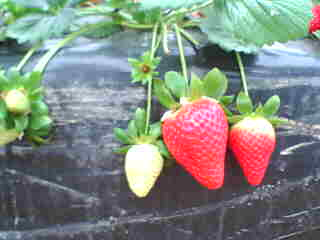
%> input picture Material_Imagenes/01_MuestrasColores/Color1.jpeg, 320 x 240 px; the run also reads 3 pictures not shown here
$ octave Etapa1.m   (GNU Octave 9; MATLAB toolbox functions it lacks are replaced by stand-ins)
%> lines starting %> are read from the running program, lines starting %| are printed output that depends on the picture
### Etapa1/getValoresColores.m
function [valoresColores, codifValoresColores] = getValoresColores(imgSeg, R_norm, G_norm, B_norm, H_norm, S_norm, I_norm, Y_norm, U_norm, V_norm, L_norm, a_norm, b_norm, intensidades)

    codifValoresColores = [];
    valoresColores = [];

    for intensidad = intensidades

        pixOI = imgSeg == intensidad;

        R_OI = R_norm(pixOI);
        G_OI = G_norm(pixOI);
        B_OI = B_norm(pixOI);
        H_OI = H_norm(pixOI);
        S_OI = S_norm(pixOI);
        I_OI = I_norm(pixOI);
        Y_OI = Y_norm(pixOI);
        U_OI = U_norm(pixOI);
        V_OI = V_norm(pixOI);
        L_OI = L_norm(pixOI);
        a_OI = a_norm(pixOI);
        b_OI = b_norm(pixOI);

        if ~isempty(R_OI)
            nuevosValores = [R_OI, G_OI, B_OI, H_OI, S_OI, I_OI, Y_OI, U_OI, V_OI, L_OI, a_OI, b_OI];
            valoresColores = [valoresColores; nuevosValores];
            codifValoresColores = [codifValoresColores; repmat(intensidad, length(R_OI), 1)];
        end

    end
end

### Etapa1/Etapa1.m
%% ETAPA 1: OBTENCIÓN Y ANÁLISIS DE DATOS: PATRONES DE ENTRENAMIENTO

% PASO 1.1: Obtención de muestras de los colores representativos
% de la imagen

clear, clc, close all

addpath("..\Material_Imagenes\01_MuestrasColores\")

img1 = imread("Color1.jpeg");
%> img1 is the input picture: size 240x320x3 uint8; mean R, G, B 130.1, 136.3, 129.2
img2 = imread("Color2.jpeg");
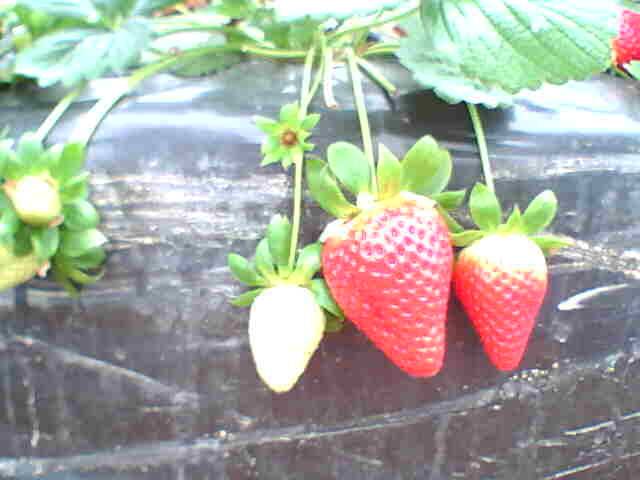
%> input picture Material_Imagenes/01_MuestrasColores/Color2.jpeg, 640 x 480 px
%> img2 is the input picture: size 480x640x3 uint8; mean R, G, B 165.9, 169.6, 159.8
img3 = imread("Color3.jpeg");
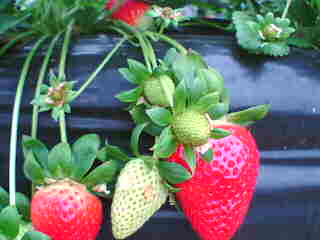
%> input picture Material_Imagenes/01_MuestrasColores/Color3.jpeg, 320 x 240 px
%> img3 is the input picture: size 240x320x3 uint8; mean R, G, B 109, 113.1, 107.3

% 1.- Para cada una de las tres imágenes de color de entrada, obtener
% las matrices R, G, B, H, S, I, Y, U, V, L, a, b

% RGB
R1 = img1(:,:,1);
G1 = img1(:,:,2);
B1 = img1(:,:,3);

R2 = img2(:,:,1);
G2 = img2(:,:,2);
B2 = img2(:,:,3);

R3 = img3(:,:,1);
G3 = img3(:,:,2);
B3 = img3(:,:,3);

% HS
hsv1 = rgb2hsv(img1);
%> hsv1: size 240x320x3 double; mean H, S, V 0.502, 0.262, 0.614
H1 = hsv1(:,:,1);
S1 = hsv1(:,:,2);

hsv2 = rgb2hsv(img2);
%> hsv2: size 480x640x3 double; mean H, S, V 0.48, 0.19, 0.728
H2 = hsv2(:,:,1);
S2 = hsv2(:,:,2);

hsv3 = rgb2hsv(img3);
%> hsv3: size 240x320x3 double; mean H, S, V 0.506, 0.459, 0.579
H3 = hsv3(:,:,1);
S3 = hsv3(:,:,2);

% I
I1 = (double(R1) + double(G1) + double(B1)) / 3;
I2 = (double(R2) + double(G2) + double(B2)) / 3;
I3 = (double(R3) + double(G3) + double(B3)) / 3;

% LAB
lab1 = rgb2lab(img1);
%> lab1: size 240x320x3 double; mean of channels 1, 2, 3 56.3, -2.7, 4.1
L1 = lab1(:,:,1);
a1 = lab1(:,:,2);
b1 = lab1(:,:,3);

lab2 = rgb2lab(img2);
%> lab2: size 480x640x3 double; mean of channels 1, 2, 3 68.9, -2.2, 5.2
L2 = lab2(:,:,1);
a2 = lab2(:,:,2);
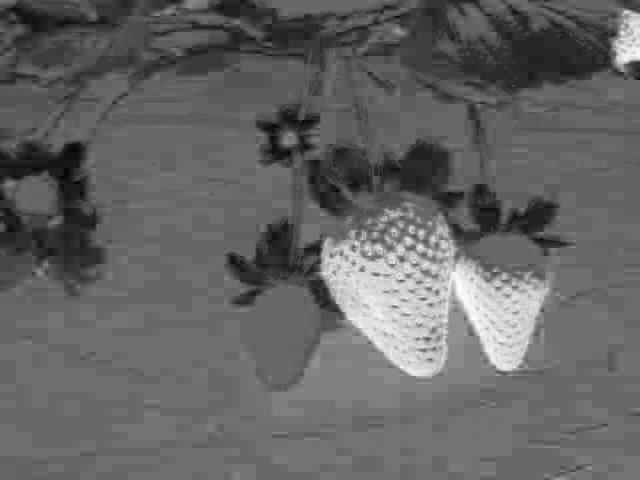
%> a2: size 480x640 double; min -55.87, max 80.18, mean -2.2; drawn with min black and max white
b2 = lab2(:,:,3);
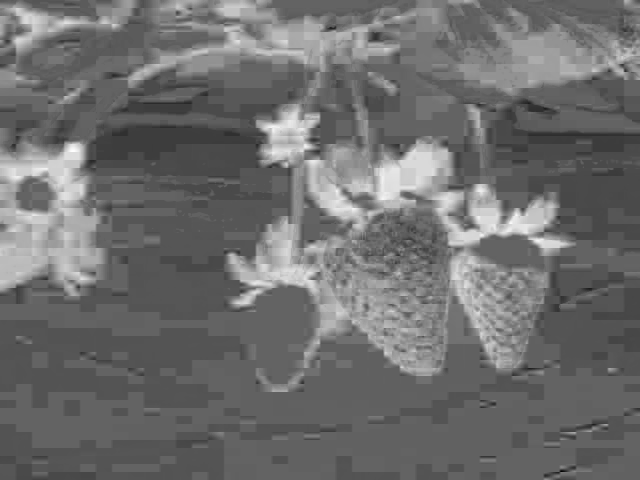
%> b2: size 480x640 double; min -45.32, max 71.37, mean 5.2; drawn with min black and max white

lab3 = rgb2lab(img3);
%> lab3: size 240x320x3 double; mean of channels 1, 2, 3 48.6, -2, 5.5
L3 = lab3(:,:,1);
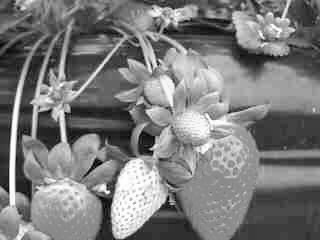
%> L3: size 240x320 double; min 0.175, max 99.88, mean 48.6; drawn with min black and max white
a3 = lab3(:,:,2);
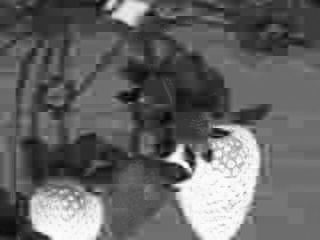
%> a3: size 240x320 double; min -57.3, max 82.23, mean -2; drawn with min black and max white
b3 = lab3(:,:,3);
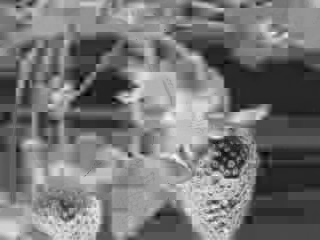
%> b3: size 240x320 double; min -44.96, max 64.03, mean 5.5; drawn with min black and max white


% 2.- Obtener las matrices anteriores (R, G, B, H, S, I, Y, U, V, L, a, b)
% normalizadas en el rango 0-1

R1_norm = double(R1) / 255;
G1_norm = double(G1) / 255;
B1_norm = double(B1) / 255;

R2_norm = double(R2) / 255;
G2_norm = double(G2) / 255;
B2_norm = double(B2) / 255;

R3_norm = double(R3) / 255;
G3_norm = double(G3) / 255;
B3_norm = double(B3) / 255;

H1_norm = H1;
S1_norm = S1;

H2_norm = H2;
S2_norm = S2;

H3_norm = H3;
S3_norm = S3;

I1_norm = I1 / 255;
I2_norm = I2 / 255;
I3_norm = I3 / 255;

% YUV

Y1 = 0.299*R1_norm + 0.587*G1_norm + 0.114*B1_norm;
U1 = 0.493*(B1_norm-Y1);
V1 = 0.877*(R1_norm-Y1);

Y2 = 0.299*R2_norm + 0.587*G2_norm + 0.114*B2_norm;
U2 = 0.493*(B2_norm-Y2);
V2 = 0.877*(R2_norm-Y2);

Y3 = 0.299*R3_norm + 0.587*G3_norm + 0.114*B3_norm;
U3 = 0.493*(B3_norm-Y3);
V3 = 0.877*(R3_norm-Y3);

%

Y1_norm = Y1;
U1_norm = mat2gray(U1,[-0.436 0.436]);
V1_norm = mat2gray(V1,[-0.615 0.615]);

Y2_norm = Y2;
U2_norm = mat2gray(U2,[-0.436 0.436]);
V2_norm = mat2gray(V2,[-0.615 0.615]);

Y3_norm = Y3;
U3_norm = mat2gray(U3,[-0.436 0.436]);
V3_norm = mat2gray(V3,[-0.615 0.615]);

L1_norm = double(L1) / 100;
a1_norm = mat2gray(a1,[-128 127]);
b1_norm = mat2gray(b1,[-128 127]);

L2_norm = double(L2) / 100;
a2_norm = mat2gray(a2,[-128 127]);
b2_norm = mat2gray(b2,[-128 127]);

L3_norm = double(L3) / 100;
a3_norm = mat2gray(a3,[-128 127]);
b3_norm = mat2gray(b3,[-128 127]);


% 3.- Generar la matriz ValoresColores, compuesta por los valores
% normalizados R, G, B, H, S, I, Y, U, V, L, a, b, en los píxeles
% etiquetados de todas las imágenes marcadas manualmente.

% Además, se debe generar el vector CodifValoresColores, que especificará
% la codificación del color al que corresponden las filas de las matrices
% de datos anteriores.

ValoresColores = [];
CodifValoresColores = [];

intensidades = [255, 128, 64, 32];

img1Seg = imread("Color1_MuestraColores.tif");
img2Seg = imread("Color2_MuestraColores.tif");
img3Seg = imread("Color3_MuestraColores.tif");

[valoresColores1, codifValoresColores1] = getValoresColores(img1Seg, R1_norm, G1_norm, B1_norm, H1_norm, S1_norm, I1_norm, Y1_norm, U1_norm, V1_norm, L1_norm, a1_norm, b1_norm, intensidades);
[valoresColores2, codifValoresColores2] = getValoresColores(img2Seg, R2_norm, G2_norm, B2_norm, H2_norm, S2_norm, I2_norm, Y2_norm, U2_norm, V2_norm, L2_norm, a2_norm, b2_norm, intensidades);
[valoresColores3, codifValoresColores3] = getValoresColores(img3Seg, R3_norm, G3_norm, B3_norm, H3_norm, S3_norm, I3_norm, Y3_norm, U3_norm, V3_norm, L3_norm, a3_norm, b3_norm, intensidades);

ValoresColores = [valoresColores1; valoresColores2; valoresColores3];
CodifValoresColores = [codifValoresColores1; codifValoresColores2; codifValoresColores3];

disp('ValoresColores:');
disp(ValoresColores);
disp('CodifValoresColores:');
disp(CodifValoresColores);


% PASO 1.2.: Representación de las muestras de color obtenidas en los
% diferentes espacios de color considerados.

% 1.- Representa las siguientes gráficas:

% Colores para las etiquetas:
% Rojo Fresa (255), Verde Fresa (128), Verde Planta (64), Negro Lona (32)
colorRojo = [1 0 0]; % Rojo
colorVerde = [0 1 0]; % Verde
colorAzul = [0 0 1]; % Azul
colorNegro = [0 0 0]; % Negro

rojoFresa = CodifValoresColores == 255;
%> rojoFresa = 76581 logical values, 26365 true
verdeFresa = CodifValoresColores == 128;
%> verdeFresa = 76581 logical values, 7212 true
verdePlanta = CodifValoresColores == 64;
%> verdePlanta = 76581 logical values, 10336 true
negroLona = CodifValoresColores == 32;
%> negroLona = 76581 logical values, 32668 true

%% Gráfica RGB - Espacio RGB con plot3
figure;
hold on;
plot3(ValoresColores(rojoFresa, 1), ValoresColores(rojoFresa, 2), ValoresColores(rojoFresa, 3), '.', 'Color', colorRojo);
plot3(ValoresColores(verdeFresa, 1), ValoresColores(verdeFresa, 2), ValoresColores(verdeFresa, 3), '.', 'Color', colorVerde);
plot3(ValoresColores(verdePlanta, 1), ValoresColores(verdePlanta, 2), ValoresColores(verdePlanta, 3), '.', 'Color', colorAzul);
plot3(ValoresColores(negroLona, 1), ValoresColores(negroLona, 2), ValoresColores(negroLona, 3), '.', 'Color', colorNegro);
xlabel('R');
ylabel('G');
zlabel('B');
title('Gráfica RGB');
grid on;
hold off;

%% Gráfica HS - Espacio HS con plot
figure;
hold on;
plot(ValoresColores(rojoFresa, 4), ValoresColores(rojoFresa, 5), '.', 'Color', colorRojo);
plot(ValoresColores(verdeFresa, 4), ValoresColores(verdeFresa, 5), '.', 'Color', colorVerde);
plot(ValoresColores(verdePlanta, 4), ValoresColores(verdePlanta, 5), '.', 'Color', colorAzul);
plot(ValoresColores(negroLona, 4), ValoresColores(negroLona, 5), '.', 'Color', colorNegro);
xlabel('H');
ylabel('S');
title('Gráfica HS');
grid on;
hold off;

%% Gráfica UV - Espacio YUV con plot
figure;
hold on;
plot(ValoresColores(rojoFresa, 8), ValoresColores(rojoFresa, 9), '.', 'Color', colorRojo);
plot(ValoresColores(verdeFresa, 8), ValoresColores(verdeFresa, 9), '.', 'Color', colorVerde);
plot(ValoresColores(verdePlanta, 8), ValoresColores(verdePlanta, 9), '.', 'Color', colorAzul);
plot(ValoresColores(negroLona, 8), ValoresColores(negroLona, 9), '.', 'Color', colorNegro);
xlabel('U');
ylabel('V');
title('Gráfica UV');
grid on;
hold off;

%% Gráfica ab - Espacio Lab con plot
figure;
hold on;
plot(ValoresColores(rojoFresa, 11), ValoresColores(rojoFresa, 12), '.', 'Color', colorRojo);
plot(ValoresColores(verdeFresa, 11), ValoresColores(verdeFresa, 12), '.', 'Color', colorVerde);
plot(ValoresColores(verdePlanta, 11), ValoresColores(verdePlanta, 12), '.', 'Color', colorAzul);
plot(ValoresColores(negroLona, 11), ValoresColores(negroLona, 12), '.', 'Color', colorNegro);
xlabel('a');
ylabel('b');
title('Gráfica ab');
grid on;
hold off;


% 3.- Recalcula los valores de H en ValoresColores de acuerdo a la siguiente
% ecuación:

% 𝐻𝑟𝑒𝑐𝑎𝑙𝑐𝑢𝑙𝑎𝑑𝑜 = {
%                   1 − 2 ∗ 𝐻 𝑠𝑖 𝐻 ≤ 0.5
%                   2 ∗ (𝐻 − 0.5) 𝑠𝑖 𝐻 > 0.5

% Vuelve a representar la gráfica HS anterior, utilizando los valores
% actualizados de H y observa las diferencias.

H = ValoresColores(:, 4);

H_recalculado = zeros(size(H));

H_recalculado(H <= 0.5) = 1 - 2 * H(H <= 0.5);
H_recalculado(H > 0.5) = 2 * (H(H > 0.5) - 0.5);

ValoresColores(:, 4) = H_recalculado;

figure;
hold on;
plot(ValoresColores(rojoFresa, 4), ValoresColores(rojoFresa, 5), '.', 'Color', colorRojo);
plot(ValoresColores(verdeFresa, 4), ValoresColores(verdeFresa, 5), '.', 'Color', colorVerde);
plot(ValoresColores(verdePlanta, 4), ValoresColores(verdePlanta, 5), '.', 'Color', colorAzul);
plot(ValoresColores(negroLona, 4), ValoresColores(negroLona, 5), '.', 'Color', colorNegro);
xlabel('H recalculado');
ylabel('S');
title('Gráfica HS con H recalculado');
grid on;
hold off;


save("Datos\ValoresColores.mat", "ValoresColores");
save("Datos\CodifValoresColores.mat", "CodifValoresColores");
